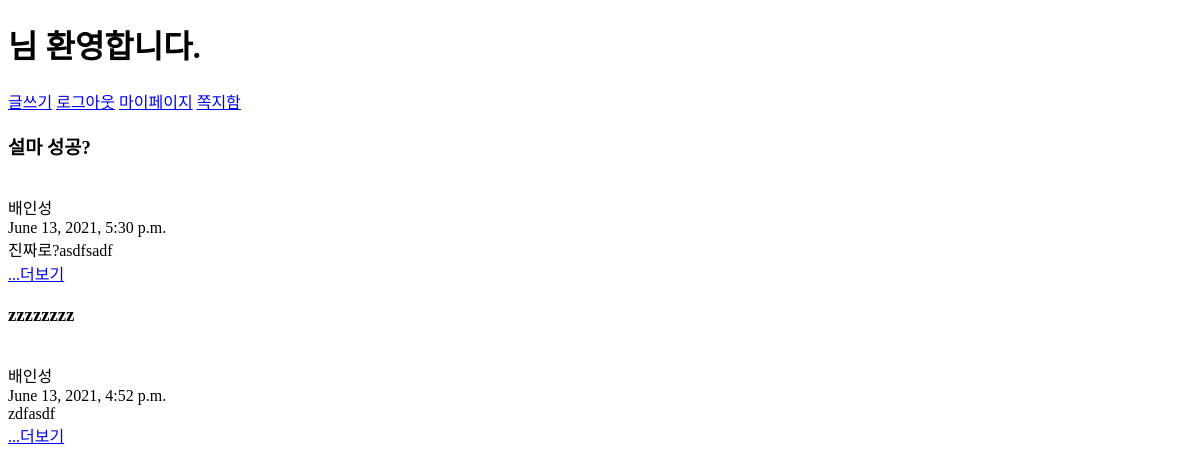
Page /board/ on the earlier database version.
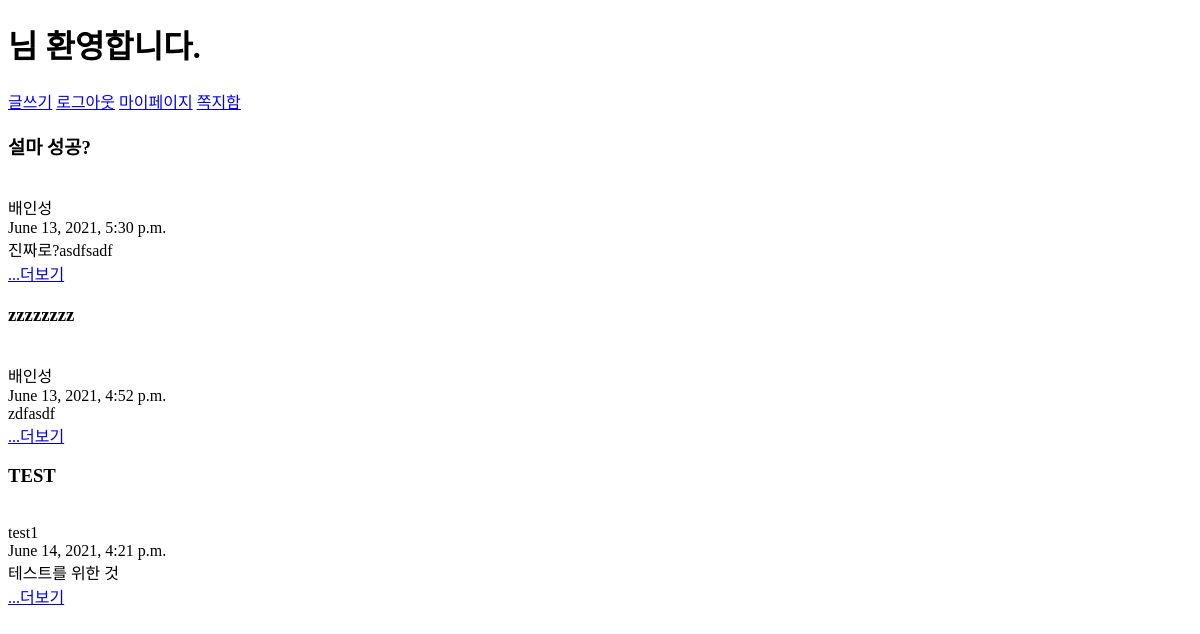
Same page on the later database version.
### board/models.py (models this page shows, shortened)
class Post(models.Model):
    title = models.CharField(max_length=100)
    writer = models.ForeignKey(User, on_delete=models.CASCADE, related_name='users')
    post_time = models.DateTimeField(auto_now_add=True)
    body = models.CharField(max_length=500)

### user/models.py (models this page shows)
class User(AbstractUser):
    nickname = models.CharField(max_length=10)
    university = models.CharField(max_length=15)

### board/views.py (the view)
# urls.py: path('', views.home, name='home'),
def home(request):
    post = Post.objects.all()
    return render(request, 'board/home.html', {'post':post})

### board/templates/board/home.html (shortened to what this page needs)
<!DOCTYPE html>
<html lang="en">
<head>
</head>
<body>
    <h1>{{user.nickname}}님 환영합니다.</h1>
    <a href="{% url 'board:new' %}">글쓰기</a>
    <a href="{% url 'user:logout'%}">로그아웃</a>
    <a href="{% url 'board:mypage'%}">마이페이지</a>
    <a href="{% url 'board:message_view'%}">쪽지함</a>
    {% for post in post %}
        <br>
        <h3>{{post.title}}</h3>
        <br>
        {{post.writer.nickname}}
        <br>
        {{post.post_time}}
        <br>
        {{post.body}}
        <br>
        <a href="{% url 'board:detail' post.id %}">...더보기</a>
    {% endfor %}
</body>
</html>

Differences in the rows shown:
added Post: title "TEST", writer.nickname "test1", post_time "June 14, 2021, 4:21 p.m.", body "테스트를 위한 것"
